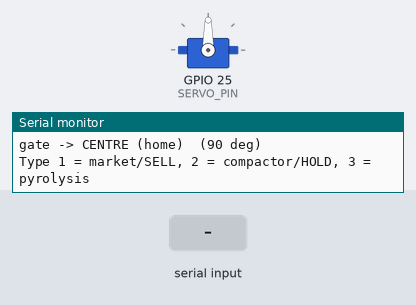
A sketch run on a simulated ESP32. Parts: servo, the last lines printed to the serial monitor. Inputs (shaded band) come from the test bench.

Above: at 1.8 s.
1.9 s: "1" received over Serial
At 3.0 s:
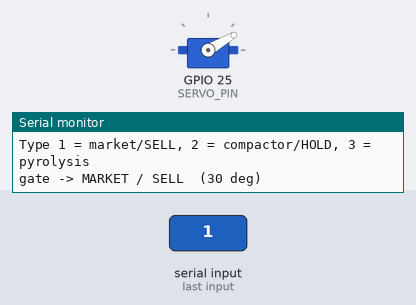
3.4 s: "3" received over Serial
At 4.2 s:
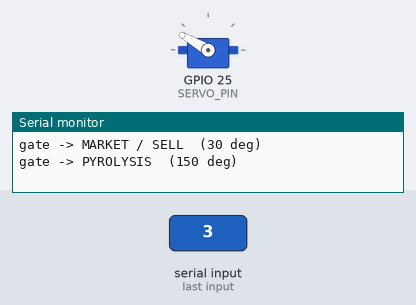
4.9 s: "2" received over Serial
At 5.4 s:
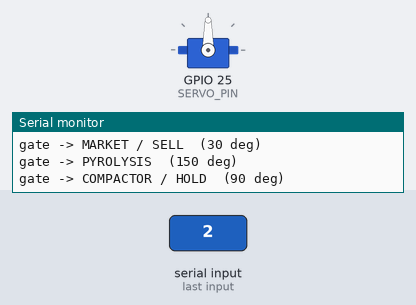
Timing chart, 0 to 7.9 s (numbered marks = the images above; inputs shaded):
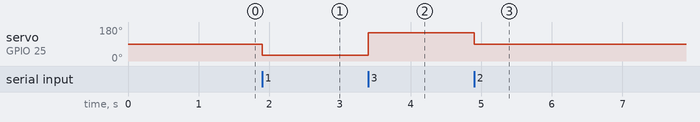

The sketch:

RoutingGateTest.ino
```cpp
// SG90 routing gate test - Component 4
// Type 1, 2 or 3 in Serial Monitor to send the gate to each bin position,
// so you can tune the angles against the real chute before wiring the logic.
//
// Needs the ESP32Servo library (NOT the standard Servo library - that one
// is AVR-only and will not compile for ESP32).

#include <ESP32Servo.h>

const int SERVO_PIN = 25;   // board pin D25

// Tune these once the chute is built.
// Avoid 0 and 180 - servos buzz and stall against their end stops.
const int ANGLE_MARKET    = 30;    // SELL    -> market liquidation bin
const int ANGLE_COMPACTOR = 90;    // HOLD    -> compactor, MG996R crushes
const int ANGLE_PYROLYSIS = 150;   // polymer -> pyrolysis feedstock

Servo gate;

void moveGate(int angle, const char *label) {
  gate.write(angle);
  Serial.print("gate -> ");
  Serial.print(label);
  Serial.print("  (");
  Serial.print(angle);
  Serial.println(" deg)");
  delay(600);            // let it physically arrive before accepting the next
}

void setup() {
  Serial.begin(115200);

  ESP32PWM::allocateTimer(0);      // required on ESP32
  gate.setPeriodHertz(50);         // standard 50Hz servo frame
  gate.attach(SERVO_PIN, 500, 2400);   // SG90 pulse range in microseconds

  moveGate(ANGLE_COMPACTOR, "CENTRE (home)");
  Serial.println("Type 1 = market/SELL, 2 = compactor/HOLD, 3 = pyrolysis");
}

void loop() {
  if (!Serial.available()) return;

  char c = Serial.read();
  switch (c) {
    case '1': moveGate(ANGLE_MARKET,    "MARKET / SELL");    break;
    case '2': moveGate(ANGLE_COMPACTOR, "COMPACTOR / HOLD"); break;
    case '3': moveGate(ANGLE_PYROLYSIS, "PYROLYSIS");        break;
  }
}
```

Measured:
- after the input at 1.9 s, servo on GPIO 25 (SERVO_PIN): 90° → 30° at once
- after the input at 3.4 s, servo on GPIO 25 (SERVO_PIN): 30° → 150° at once
- after the input at 4.9 s, servo on GPIO 25 (SERVO_PIN): 150° → 90° at once
